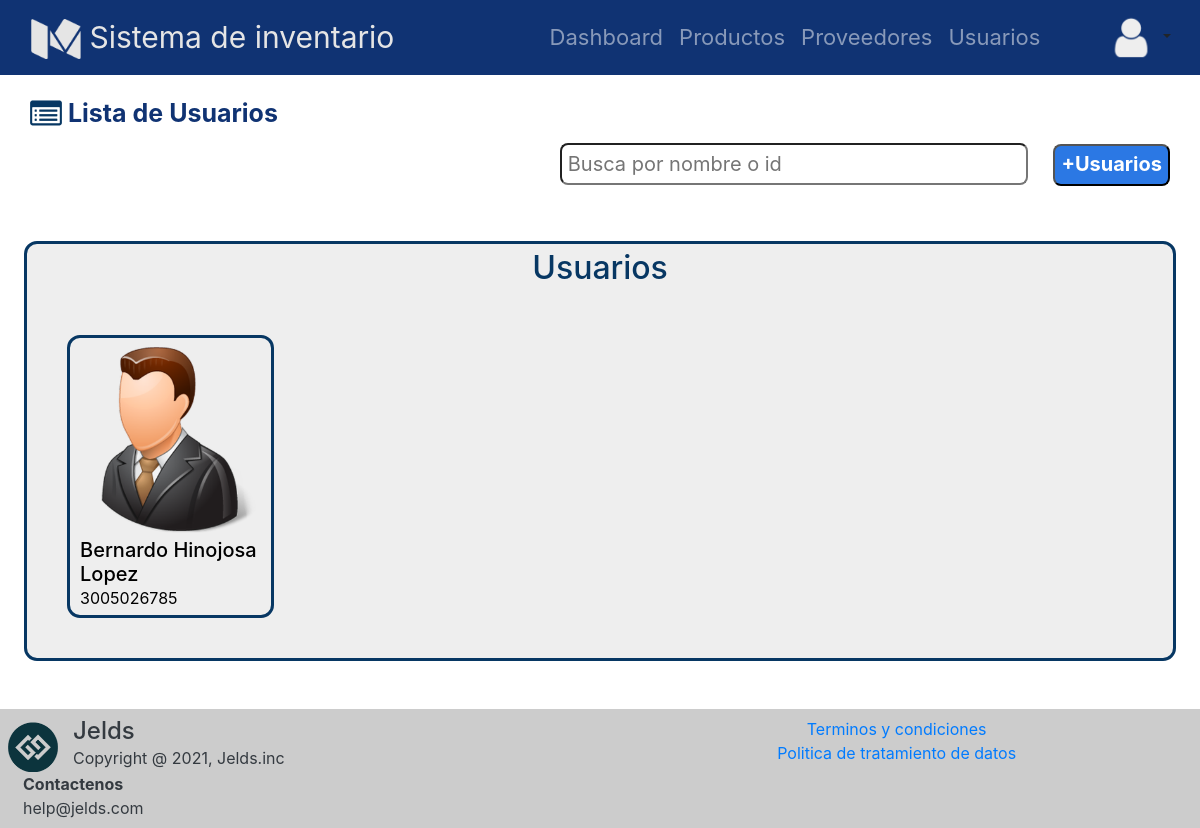
The page /usuarios on the database its author committed.
### tables this page shows
CREATE TABLE usuario (identif_usua INTEGER NOT NULL UNIQUE, nom_usua VARCHAR (25) NOT NULL UNIQUE, usuari_usua VARCHAR NOT NULL UNIQUE, passw_usua VARCHAR NOT NULL, email_usua VARCHAR NOT NULL UNIQUE, img_usua VARCHAR, fecha_ingreso_usua DATETIME DEFAULT CURRENT_TIMESTAMP NOT NULL, rol_usua VARCHAR (30) NOT NULL, tel_usua INTEGER, id_bodg INTEGER, PRIMARY KEY (identif_usua), FOREIGN KEY (id_bodg) REFERENCES bodega (id_bodega));

### app.py (the view)
@app.route("/usuarios")
def usuarios_vista():
    usuarios=get_all_usuario()
    menu="Usuarios"
    return render_template('lista.html', menu=menu, tablas=usuarios)

### database/database_controller.py (called while the page is built)
def get_all_usuario():
    db = get_db()
    cursor = db.cursor()
    query= "SELECT identif_usua,nom_usua, usuari_usua, passw_usua, email_usua, img_usua, fecha_ingreso_usua, rol_usua, tel_usua FROM usuario;"
    cursor.execute(query)
    return cursor.fetchall()

### database/db.py (called while the page is built)
def get_db():
    try:
        if 'db' not in g:
            g.db = sqlite3.connect('database/inventario.db')
        return g.db
    except Error:
        print("Error en la base de datos: " + Error)

### templates/lista.html (shortened to what this page needs)
{% extends "base.html" %}
{% block css %}
<link rel="stylesheet" href="{{ url_for('static', filename='css/normalize.min.css') }}">
<link rel="stylesheet" href="https://cdn.jsdelivr.net/npm/bootstrap@4.5.3/dist/css/bootstrap.min.css">
<link rel="stylesheet" href="{{ url_for('static', filename='css/estilomosaico.css') }}">
{% endblock %}
{% block content %}
<section >
    <div class="lista_titulo">
        <a href="#">
            <img src="{{ url_for('static', filename='img/list.png') }}" alt="" width="32" height="32" class="d-inline-block align-text-top">
            Lista de {{menu}}
        </a>
    </div>
    <div class="buscar_agregar">
        <input type="search" placeholder="Busca por nombre o id">
        {%if menu=='Usuarios'%}
        <a href="{{url_for('registrar_usuario_vista')}}"><input type="button" value="+{{menu}}"></a>
        {%elif menu=='Proveedores'%}
        <a href="{{url_for('registrar_proveedor_vista') }}"><input type="button" value="+{{menu}}"></a>
        {%else%}
        <a href="{{url_for('registrar_producto_vista') }}"><input type="button" value="+{{menu}}"></a>
        {%endif%}
    </div>
    <div class="presentacion">
        <h2>{{menu}}</h2>
        <div class="mosaico">
            {% for tabla in tablas %}
            <article class="tarjeta">
                {% if menu=='Productos' %}
                <a href="{{url_for('info_producto_vista',id=tabla[0])}}">
                {% elif menu=='Proveedores' %}
                <a href="{{url_for('info_proveedor_vista',id=tabla[0])}}">
                {% else %}
                <a href="{{url_for('info_usuario_vista',id=tabla[0]) }}">
                {% endif %}
                <figure id="imagen">
                    <img src="/static/img/{{tabla[5]}}" id="fotomosaico"/>
                    <div class="franja">
                        <div id="editar">
                            {% if menu=='Productos' %}
                            <a href="{{url_for('editar_producto_vista',id=tabla[0])}}">
                            {% elif menu=='Proveedores' %}
                            <a href="{{url_for('editar_proveedor_vista',id=tabla[0])}}">
                            {% else %}
                            <a href="{{url_for('editar_usuario_vista',id=tabla[0])}}">
                            {% endif %}
                            </a>
                        </div>
                        <div id="borrar">
                            <a href="#eliminar{{tabla[0]}}" data-toggle="modal"><input type="image" src={{ url_for('static', filename='img/delete.png') }} class="sobre" id="btn-eliminar"/></a>
                        </div>
                    </div>
                </figure>
                <div class="nombre-datos">
                    <h5 style="color: Black" class="nombre">{{ tabla[1] }}</h5>
                    {% if menu=='Productos' %}
                    <p style="color: Black" class="datos">{{ tabla[7] }}</p>
                    {% else %}
                    <p style="color: Black" class="datos">{{ tabla[8] }}</p>
                    {% endif %}
                </div>
                </a>
            </article>
            {% endfor %}
        </div>
    </div>
</section>
{% endblock %}

### static/css/estilomosaico.css (style rules this page uses)
.lista_titulo { margin: 20px 30px 10px 30px; font-size: 25px; font-weight: bold; }
.lista_titulo a { color: #103373 !important; }
.buscar_agregar { text-align: right; margin-right: 30px; font-size: 20px; }
.buscar_agregar input[type="button"] { font-weight: bold; background-color: #2b78e4; color: white; border-radius: 8px; padding: 3px 6px 5px 6px; text-align: center; }
.buscar_agregar input[type="search"] { color: rgb(49, 49, 49); border-radius: 8px; padding: 4px 6px 4px 6px; width: 40%; margin-right:20px; }
.presentacion { margin-top: 40px !important; background-color: #eeeeee; border: solid; border-color: #073763; border-radius: 13px; margin: auto; width: 96%; }
.presentacion h2 { margin-top: 5px; text-align: center; color: #073763; }
.presentacion .mosaico { display: grid; grid-template-columns: repeat(4, 1fr); gap: auto; }
#imagen { position: relative; }
.franja { padding: 20% 0% 20% 0%; display: grid; gap: 10px; position:absolute; left:75%; top:0px; width: 25%; height: 100%; text-align: center !important; background: linear-gradient(to left, rgba(238,238,238,1) 0%,rgba(238,238,238,0) 100%); border-top-right-radius: 10px; z-index: -1; }
.presentacion .mosaico article { break-inside: avoid; page-break-inside: avoid; margin: 40px; border: solid; border-color: #073763; border-radius: 13px; }
.presentacion .mosaico article figure { text-align: center; margin: 0px; }
.presentacion .mosaico article figure img { margin-top: 5px; width: 95%; }
.presentacion .mosaico article .nombre-datos { margin: 5px 0px 5px 10px; }
.presentacion .mosaico article .nombre-datos .nombre { margin-bottom: 0px; }

### static/css/estiloheader.css (style rules this page uses)
body { color: white }
body section { color: #103373; }
col h4, p { margin-bottom: 0px; text-align: left; }

### rows shown on the page
usuario: img_usua (picture), nom_usua "Bernardo Hinojosa Lopez", tel_usua "3005026785"

### other values the page prints
{{ menu }} "Usuarios"
